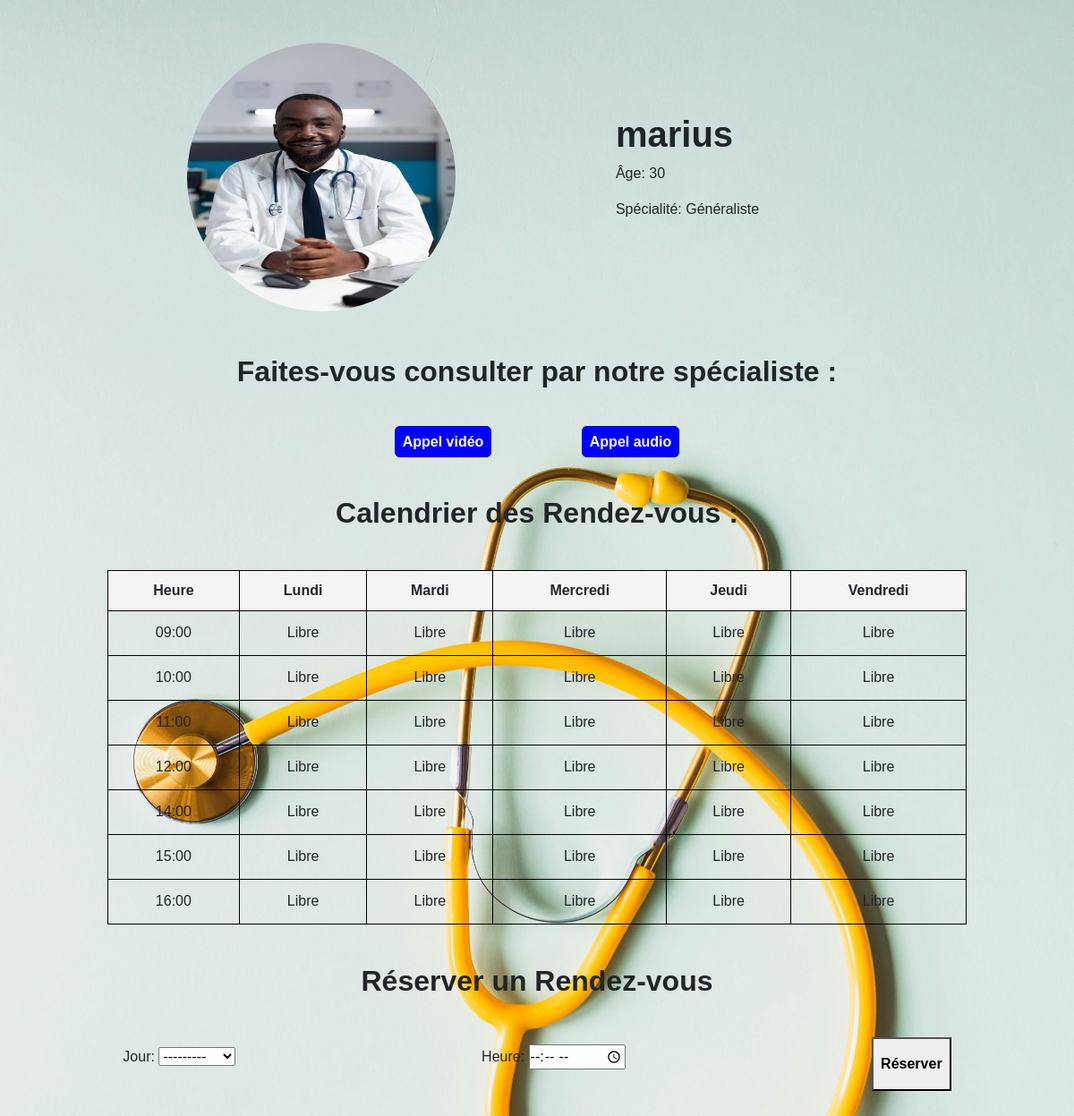
Page /consultation_option_généraliste/2/ (signed in) on the committed database.
### teleconsult_app/models.py (models this page shows, shortened)
class Medecins(models.Model):
    user = models.OneToOneField(User, on_delete=models.CASCADE, null=True)
    nom = models.CharField(max_length=100)
    specialite = models.CharField(max_length=100)
    email = models.EmailField(default='example@example.com')
    photo = models.ImageField(upload_to='images/', null=True, blank=True)
    age = models.IntegerField(default=1)
    is_active = models.BooleanField(default=False)

### teleconsult_app/forms.py
class RendezVousForm(forms.ModelForm):
    class Meta:
        model = Rendezvous
        fields = ['jour', 'heure']
        widgets = {
            'jour': forms.Select(choices=[
                ('lundi', 'Lundi'),
                ('mardi', 'Mardi'),
                ('mercredi', 'Mercredi'),
                ('jeudi', 'Jeudi'),
                ('vendredi', 'Vendredi')
            ]),
            'heure': forms.TimeInput(attrs={'type': 'time'})
        }

### teleconsult_app/templates/consultation_option_spé.html (shortened to what this page needs)
{% load static %}
<!DOCTYPE html>
<html lang="en">
<head>
    <link rel="stylesheet" href="{% static 'css/consultation_option.css' %}">
    <link rel="stylesheet" href="{% static 'css/bootstrap.min.css' %}">
</head>
<body>
<div class="container mt-5">
    <div class="row">
        <div class="col-15 d-flex">
            <img src="{% static 'images/' %}{{ medecin.photo }}" alt="Avatar du médecin" class="rounded-circle images">
            <div class="profil">
                <h1 class="fw-bold">{{ medecin.nom }}</h1>
                <p>Âge: {{ medecin.age }}</p>
                <p>Spécialité: {{ medecin.specialite }}</p>
            </div>
        </div>
    </div>
</div>
<div class="consulter">
    <h2 class="pb-4 pt-5 text-center text-dark fw-bold">Faites-vous consulter par notre spécialiste :</h2>
    <div class="text-center mt-4">
        <a href="{% url 'enregistrer_consultation' medecin_id=medecin.id consultation_type='video' %}" class="me-5 p-2 rounded">Appel vidéo</a>
        <a href="{% url 'enregistrer_consultation' medecin_id=medecin.id consultation_type='audio' %}" class="ms-5 p-2 rounded">Appel audio</a>
    </div>
</div>
<div class="prise_rendezvous pt-5">
    <h2 class="pb-4 text-dark fw-bold">Calendrier des Rendez-vous :</h2>
    <table id="calendar">
        <thead>
            <tr>
                <th>Heure</th>
                {% for jour in jours %}
                    <th>{{ jour|title }}</th>
                {% endfor %}
            </tr>
        </thead>
        <tbody>
            {% for heure in heures %}
                <tr>
                    <td>{{ heure }}</td>
                    {% for jour in jours %}
                        <td>
                            {% with key=jour|add:"-"|add:heure %}
                                {% if key in appointments %}
                                    <a href="{% url 'delete_rendezvous' medecin.id %}" class="booked p-2">Réservé</a>
                                {% else %}
                                    Libre
                                {% endif %}
                            {% endwith %}
                        </td>
                    {% endfor %}
                </tr>
            {% endfor %}
        </tbody>
    </table>
    <h2 class="pb-4 pt-4 text-dark fw-bold">Réserver un Rendez-vous</h2>
    <form method="post" class="pb-5">
        {{ form.as_p }}
        <button type="submit" class="text-center fw-bold p-2">Réserver</button>
    </form>
</div>
</body>
</html>

### teleconsult_app/static/css/consultation_option.css (style rules this page uses)
* { margin: 0; padding: 0; box-sizing: border-box; font-family: "poppins", sans-serif; }
body { background-image: url(./../images/pexels-karolina-grabowska-4386464.jpg) !important; background-size:100%; height: 100vh !important; }
.images { width: 300px; height: 300px; margin-left: 15%; }
.prise_rendezvous { font-family: Arial, sans-serif; text-align: center; }
table { width: 80%; margin: 20px auto; border-collapse: collapse; }
table { border: 1px solid #ddd; padding: 10px; }
th, td { border: 0.5px solid #000000 !important; padding: 10px; }
th { background-color: #f4f4f4; }
td { height: 50px; cursor: pointer; }
label { display: block; margin: 10px 0; }
form { margin-top: 20px; display: flex; flex-direction: row; justify-content: space-around; text-align: left; }
.consulter a { border: 1px solid blue; text-decoration: none; color: white; font-weight: bold; background-color: blue; }
.profil { margin-left:16%; margin-top: 7%; }

### rows in the picture
Medecins: photo (picture), nom "marius", age "30", specialite "Généraliste"

### other values in the picture
{{ jour|title }} "Lundi" "Mardi" "Mercredi" "Jeudi" "Vendredi"
{{ heure }} "09:00" "10:00" "11:00" "12:00" "14:00" "15:00" "16:00"
